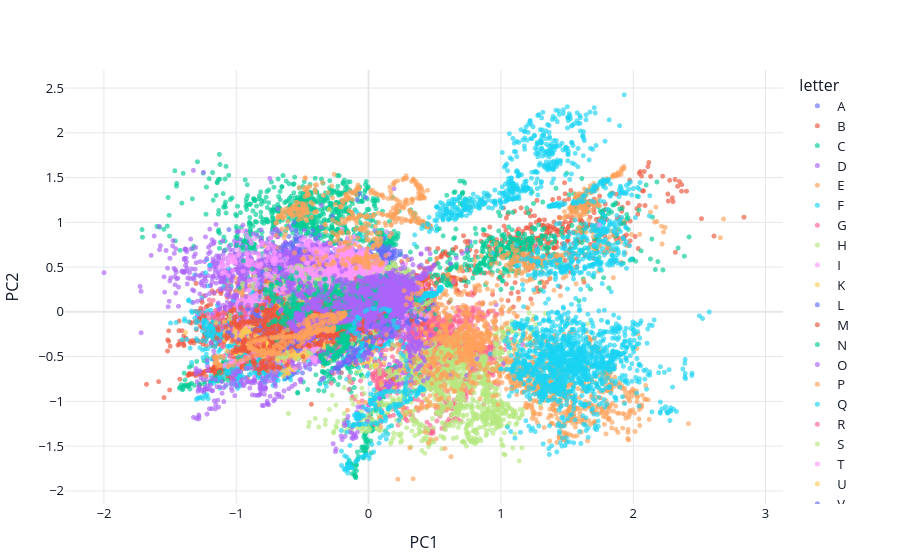

The notebook cell this image was saved under:
### Markdown cell above
### 2.8.2 PCA Projection of ASL Landmark Space
The main goal is to understand whether ASL classes form separable structures in the feature space.
If different letters cluster in PCA space, it indicates that the landmark representation contains meaningful information for classification.

This also helps us evaluate how much information is preserved when reducing dimensionality.

### Code cell
from sklearn.decomposition import PCA

X = df[feat_cols].values.astype(np.float32)
y = df['letter'].values

pca = PCA(n_components=2, random_state=42)
X_pca = pca.fit_transform(X)

pca_df = pd.DataFrame({
    'PC1': X_pca[:, 0],
    'PC2': X_pca[:, 1],
    'letter': y,
    'source': df['source'].values
})

fig = px.scatter(
    pca_df,
    x='PC1',
    y='PC2',
    color='letter',
    hover_data=['source'],
    opacity=0.65,
)

fig.update_traces(marker=dict(size=5))
fig.update_layout(**plotly_layout)

fig.show()

print(f'Variance explained by PC1 and PC2: {pca.explained_variance_ratio_.sum() * 100:.2f}%')

### Figure 1 — Plotly figure (JSON) as saved in the notebook; plotly's stock layout.template omitted (floating-point values rounded to 4 significant figures; data arrays with more than 128 entries replaced by an {"elided": "..."} marker saying what was removed)
{"data": [{"customdata": {"elided": "1271x1 str values"}, "hovertemplate": "letter=A<br>PC1=%{x}<br>PC2=%{y}<br>source=%{customdata[0]}<extra></extra>", "legendgroup": "A", "marker": {"color": "#636efa", "opacity": 0.65, "size": 5, "symbol": "circle"}, "mode": "markers", "name": "A", "showlegend": true, "type": "scattergl", "x": {"elided": "1271 float values"}, "xaxis": "x", "y": {"elided": "1271 float values"}, "yaxis": "y"}, {"customdata": {"elided": "1304x1 str values"}, "hovertemplate": "letter=B<br>PC1=%{x}<br>PC2=%{y}<br>source=%{customdata[0]}<extra></extra>", "legendgroup": "B", "marker": {"color": "#EF553B", "opacity": 0.65, "size": 5, "symbol": "circle"}, "mode": "markers", "name": "B", "showlegend": true, "type": "scattergl", "x": {"elided": "1304 float values"}, "xaxis": "x", "y": {"elided": "1304 float values"}, "yaxis": "y"}, {"customdata": {"elided": "1212x1 str values"}, "hovertemplate": "letter=C<br>PC1=%{x}<br>PC2=%{y}<br>source=%{customdata[0]}<extra></extra>", "legendgroup": "C", "marker": {"color": "#00cc96", "opacity": 0.65, "size": 5, "symbol": "circle"}, "mode": "markers", "name": "C", "showlegend": true, "type": "scattergl", "x": {"elided": "1212 float values"}, "xaxis": "x", "y": {"elided": "1212 float values"}, "yaxis": "y"}, {"customdata": {"elided": "1361x1 str values"}, "hovertemplate": "letter=D<br>PC1=%{x}<br>PC2=%{y}<br>source=%{customdata[0]}<extra></extra>", "legendgroup": "D", "marker": {"color": "#ab63fa", "opacity": 0.65, "size": 5, "symbol": "circle"}, "mode": "markers", "name": "D", "showlegend": true, "type": "scattergl", "x": {"elided": "1361 float values"}, "xaxis": "x", "y": {"elided": "1361 float values"}, "yaxis": "y"}, {"customdata": {"elided": "1306x1 str values"}, "hovertemplate": "letter=E<br>PC1=%{x}<br>PC2=%{y}<br>source=%{customdata[0]}<extra></extra>", "legendgroup": "E", "marker": {"color": "#FFA15A", "opacity": 0.65, "size": 5, "symbol": "circle"}, "mode": "markers", "name": "E", "showlegend": true, "type": "scattergl", "x": {"elided": "1306 float values"}, "xaxis": "x", "y": {"elided": "1306 float values"}, "yaxis": "y"}, {"customdata": {"elided": "1511x1 str values"}, "hovertemplate": "letter=F<br>PC1=%{x}<br>PC2=%{y}<br>source=%{customdata[0]}<extra></extra>", "legendgroup": "F", "marker": {"color": "#19d3f3", "opacity": 0.65, "size": 5, "symbol": "circle"}, "mode": "markers", "name": "F", "showlegend": true, "type": "scattergl", "x": {"elided": "1511 float values"}, "xaxis": "x", "y": {"elided": "1511 float values"}, "yaxis": "y"}, {"customdata": {"elided": "1369x1 str values"}, "hovertemplate": "letter=G<br>PC1=%{x}<br>PC2=%{y}<br>source=%{customdata[0]}<extra></extra>", "legendgroup": "G", "marker": {"color": "#FF6692", "opacity": 0.65, "size": 5, "symbol": "circle"}, "mode": "markers", "name": "G", "showlegend": true, "type": "scattergl", "x": {"elided": "1369 float values"}, "xaxis": "x", "y": {"elided": "1369 float values"}, "yaxis": "y"}, {"customdata": {"elided": "1336x1 str values"}, "hovertemplate": "letter=H<br>PC1=%{x}<br>PC2=%{y}<br>source=%{customdata[0]}<extra></extra>", "legendgroup": "H", "marker": {"color": "#B6E880", "opacity": 0.65, "size": 5, "symbol": "circle"}, "mode": "markers", "name": "H", "showlegend": true, "type": "scattergl", "x": {"elided": "1336 float values"}, "xaxis": "x", "y": {"elided": "1336 float values"}, "yaxis": "y"}, {"customdata": {"elided": "1337x1 str values"}, "hovertemplate": "letter=I<br>PC1=%{x}<br>PC2=%{y}<br>source=%{customdata[0]}<extra></extra>", "legendgroup": "I", "marker": {"color": "#FF97FF", "opacity": 0.65, "size": 5, "symbol": "circle"}, "mode": "markers", "name": "I", "showlegend": true, "type": "scattergl", "x": {"elided": "1337 float values"}, "xaxis": "x", "y": {"elided": "1337 float values"}, "yaxis": "y"}, {"customdata": {"elided": "1442x1 str values"}, "hovertemplate": "letter=K<br>PC1=%{x}<br>PC2=%{y}<br>source=%{customdata[0]}<extra></extra>", "legendgroup": "K", "marker": {"color": "#FECB52", "opacity": 0.65, "size": 5, "symbol": "circle"}, "mode": "markers", "name": "K", "showlegend": true, "type": "scattergl", "x": {"elided": "1442 float values"}, "xaxis": "x", "y": {"elided": "1442 float values"}, "yaxis": "y"}, {"customdata": {"elided": "1407x1 str values"}, "hovertemplate": "letter=L<br>PC1=%{x}<br>PC2=%{y}<br>source=%{customdata[0]}<extra></extra>", "legendgroup": "L", "marker": {"color": "#636efa", "opacity": 0.65, "size": 5, "symbol": "circle"}, "mode": "markers", "name": "L", "showlegend": true, "type": "scattergl", "x": {"elided": "1407 float values"}, "xaxis": "x", "y": {"elided": "1407 float values"}, "yaxis": "y"}, {"customdata": {"elided": "1088x1 str values"}, "hovertemplate": "letter=M<br>PC1=%{x}<br>PC2=%{y}<br>source=%{customdata[0]}<extra></extra>", "legendgroup": "M", "marker": {"color": "#EF553B", "opacity": 0.65, "size": 5, "symbol": "circle"}, "mode": "markers", "name": "M", "showlegend": true, "type": "scattergl", "x": {"elided": "1088 float values"}, "xaxis": "x", "y": {"elided": "1088 float values"}, "yaxis": "y"}, {"customdata": {"elided": "979x1 str values"}, "hovertemplate": "letter=N<br>PC1=%{x}<br>PC2=%{y}<br>source=%{customdata[0]}<extra></extra>", "legendgroup": "N", "marker": {"color": "#00cc96", "opacity": 0.65, "size": 5, "symbol": "circle"}, "mode": "markers", "name": "N", "showlegend": true, "type": "scattergl", "x": {"elided": "979 float values"}, "xaxis": "x", "y": {"elided": "979 float values"}, "yaxis": "y"}, {"customdata": {"elided": "1290x1 str values"}, "hovertemplate": "letter=O<br>PC1=%{x}<br>PC2=%{y}<br>source=%{customdata[0]}<extra></extra>", "legendgroup": "O", "marker": {"color": "#ab63fa", "opacity": 0.65, "size": 5, "symbol": "circle"}, "mode": "markers", "name": "O", "showlegend": true, "type": "scattergl", "x": {"elided": "1290 float values"}, "xaxis": "x", "y": {"elided": "1290 float values"}, "yaxis": "y"}, {"customdata": {"elided": "1221x1 str values"}, "hovertemplate": "letter=P<br>PC1=%{x}<br>PC2=%{y}<br>source=%{customdata[0]}<extra></extra>", "legendgroup": "P", "marker": {"color": "#FFA15A", "opacity": 0.65, "size": 5, "symbol": "circle"}, "mode": "markers", "name": "P", "showlegend": true, "type": "scattergl", "x": {"elided": "1221 float values"}, "xaxis": "x", "y": {"elided": "1221 float values"}, "yaxis": "y"}, {"customdata": {"elided": "1263x1 str values"}, "hovertemplate": "letter=Q<br>PC1=%{x}<br>PC2=%{y}<br>source=%{customdata[0]}<extra></extra>", "legendgroup": "Q", "marker": {"color": "#19d3f3", "opacity": 0.65, "size": 5, "symbol": "circle"}, "mode": "markers", "name": "Q", "showlegend": true, "type": "scattergl", "x": {"elided": "1263 float values"}, "xaxis": "x", "y": {"elided": "1263 float values"}, "yaxis": "y"}, {"customdata": {"elided": "1405x1 str values"}, "hovertemplate": "letter=R<br>PC1=%{x}<br>PC2=%{y}<br>source=%{customdata[0]}<extra></extra>", "legendgroup": "R", "marker": {"color": "#FF6692", "opacity": 0.65, "size": 5, "symbol": "circle"}, "mode": "markers", "name": "R", "showlegend": true, "type": "scattergl", "x": {"elided": "1405 float values"}, "xaxis": "x", "y": {"elided": "1405 float values"}, "yaxis": "y"}, {"customdata": {"elided": "1405x1 str values"}, "hovertemplate": "letter=S<br>PC1=%{x}<br>PC2=%{y}<br>source=%{customdata[0]}<extra></extra>", "legendgroup": "S", "marker": {"color": "#B6E880", "opacity": 0.65, "size": 5, "symbol": "circle"}, "mode": "markers", "name": "S", "showlegend": true, "type": "scattergl", "x": {"elided": "1405 float values"}, "xaxis": "x", "y": {"elided": "1405 float values"}, "yaxis": "y"}, {"customdata": {"elided": "1327x1 str values"}, "hovertemplate": "letter=T<br>PC1=%{x}<br>PC2=%{y}<br>source=%{customdata[0]}<extra></extra>", "legendgroup": "T", "marker": {"color": "#FF97FF", "opacity": 0.65, "size": 5, "symbol": "circle"}, "mode": "markers", "name": "T", "showlegend": true, "type": "scattergl", "x": {"elided": "1327 float values"}, "xaxis": "x", "y": {"elided": "1327 float values"}, "yaxis": "y"}, {"customdata": {"elided": "1391x1 str values"}, "hovertemplate": "letter=U<br>PC1=%{x}<br>PC2=%{y}<br>source=%{customdata[0]}<extra></extra>", "legendgroup": "U", "marker": {"color": "#FECB52", "opacity": 0.65, "size": 5, "symbol": "circle"}, "mode": "markers", "name": "U", "showlegend": true, "type": "scattergl", "x": {"elided": "1391 float values"}, "xaxis": "x", "y": {"elided": "1391 float values"}, "yaxis": "y"}, {"customdata": {"elided": "1410x1 str values"}, "hovertemplate": "letter=V<br>PC1=%{x}<br>PC2=%{y}<br>source=%{customdata[0]}<extra></extra>", "legendgroup": "V", "marker": {"color": "#636efa", "opacity": 0.65, "size": 5, "symbol": "circle"}, "mode": "markers", "name": "V", "showlegend": true, "type": "scattergl", "x": {"elided": "1410 float values"}, "xaxis": "x", "y": {"elided": "1410 float values"}, "yaxis": "y"}, {"customdata": {"elided": "1389x1 str values"}, "hovertemplate": "letter=W<br>PC1=%{x}<br>PC2=%{y}<br>source=%{customdata[0]}<extra></extra>", "legendgroup": "W", "marker": {"color": "#EF553B", "opacity": 0.65, "size": 5, "symbol": "circle"}, "mode": "markers", "name": "W", "showlegend": true, "type": "scattergl", "x": {"elided": "1389 float values"}, "xaxis": "x", "y": {"elided": "1389 float values"}, "yaxis": "y"}, {"customdata": {"elided": "1270x1 str values"}, "hovertemplate": "letter=X<br>PC1=%{x}<br>PC2=%{y}<br>source=%{customdata[0]}<extra></extra>", "legendgroup": "X", "marker": {"color": "#00cc96", "opacity": 0.65, "size": 5, "symbol": "circle"}, "mode": "markers", "name": "X", "showlegend": true, "type": "scattergl", "x": {"elided": "1270 float values"}, "xaxis": "x", "y": {"elided": "1270 float values"}, "yaxis": "y"}, {"customdata": {"elided": "1407x1 str values"}, "hovertemplate": "letter=Y<br>PC1=%{x}<br>PC2=%{y}<br>source=%{customdata[0]}<extra></extra>", "legendgroup": "Y", "marker": {"color": "#ab63fa", "opacity": 0.65, "size": 5, "symbol": "circle"}, "mode": "markers", "name": "Y", "showlegend": true, "type": "scattergl", "x": {"elided": "1407 float values"}, "xaxis": "x", "y": {"elided": "1407 float values"}, "yaxis": "y"}, {"customdata": {"elided": "1053x1 str values"}, "hovertemplate": "letter=SPACE<br>PC1=%{x}<br>PC2=%{y}<br>source=%{customdata[0]}<extra></extra>", "legendgroup": "SPACE", "marker": {"color": "#FFA15A", "opacity": 0.65, "size": 5, "symbol": "circle"}, "mode": "markers", "name": "SPACE", "showlegend": true, "type": "scattergl", "x": {"elided": "1053 float values"}, "xaxis": "x", "y": {"elided": "1053 float values"}, "yaxis": "y"}, {"customdata": {"elided": "1138x1 str values"}, "hovertemplate": "letter=DELETE<br>PC1=%{x}<br>PC2=%{y}<br>source=%{customdata[0]}<extra></extra>", "legendgroup": "DELETE", "marker": {"color": "#19d3f3", "opacity": 0.65, "size": 5, "symbol": "circle"}, "mode": "markers", "name": "DELETE", "showlegend": true, "type": "scattergl", "x": {"elided": "1138 float values"}, "xaxis": "x", "y": {"elided": "1138 float values"}, "yaxis": "y"}], "layout": {"font": {"color": "#111827", "size": 13}, "legend": {"title": {"text": "letter"}, "tracegroupgap": 0}, "margin": {"b": 50, "l": 50, "r": 40, "t": 70}, "paper_bgcolor": "#FFFFFF", "plot_bgcolor": "#FFFFFF", "title": {"font": {"color": "#111827", "size": 22}}, "xaxis": {"anchor": "y", "domain": [0, 1], "gridcolor": "#E5E7EB", "title": {"text": "PC1"}, "zerolinecolor": "#E5E7EB"}, "yaxis": {"anchor": "x", "domain": [0, 1], "gridcolor": "#E5E7EB", "title": {"text": "PC2"}, "zerolinecolor": "#E5E7EB"}}}
